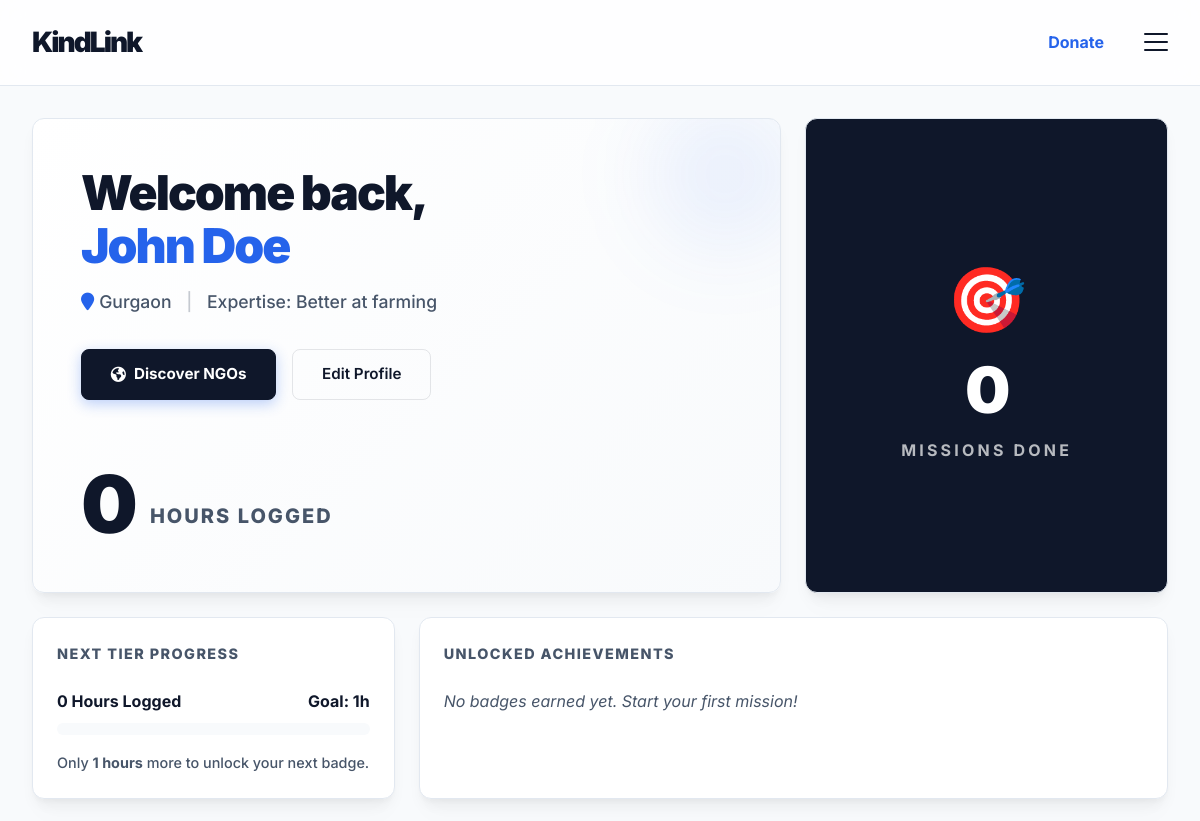
Page /volunteer (signed in, upper part) on the earlier database version.
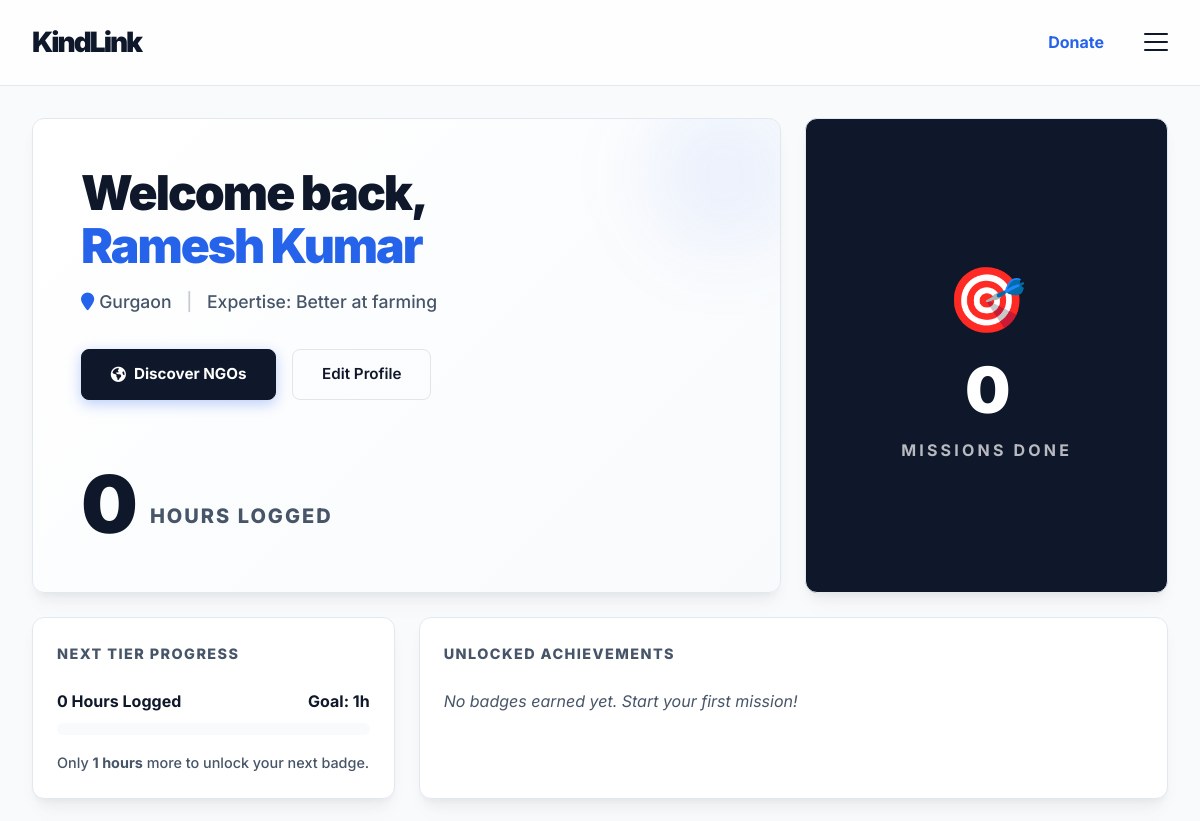
Same page on the later database version.
### app.py (models this page shows)
class User(db.Model):
    id = db.Column(db.Integer, primary_key=True)
    role = db.Column(db.String(20), nullable=False) # 'volunteer' or 'ngo'
    name = db.Column(db.String(100), nullable=False)
    email = db.Column(db.String(120), unique=True, nullable=False)
    password = db.Column(db.String(200), nullable=False)
    mobile = db.Column(db.String(20), default='')
    hours_logged = db.Column(db.Integer, default=0)
    badges = db.Column(db.String(200), default='') # comma separated
    location = db.Column(db.String(100), default='Local')
    skills = db.Column(db.String(255), default='') # comma separated
    interests = db.Column(db.String(255), default='')
    availability = db.Column(db.String(100), default='')
    is_available_now = db.Column(db.Boolean, default=False)
    mission = db.Column(db.Text, default='')

### app.py (the view)
@app.route('/volunteer')
def volunteer_dashboard():
    if 'user_id' not in session: return redirect(url_for('login'))
    user = User.query.get(session['user_id'])
    if user.role != 'volunteer': return redirect(url_for('index'))
    user_skills = [s.strip().lower() for s in user.skills.split(',')] if user.skills else []
    all_opps = Opportunity.query.all()
    matches = []
    for opp in all_opps:
        opp_skills = [s.strip().lower() for s in opp.skills_required.split(',')] if opp.skills_required else []
        overlap = set(user_skills).intersection(set(opp_skills))
        score = len(overlap)
        if opp.is_urgent:
            score += 2 # slight base boost for urgency
            if user.is_available_now:
                score += 5 # massive prioritized boost for available volunteers
        matches.append({'opportunity': opp, 'score': score})
    matches.sort(key=lambda x: x['score'], reverse=True)
    user_apps = Application.query.filter_by(volunteer_id=user.id).all()
    total_apps = len(user_apps)
    completed_apps = len([a for a in user_apps if getattr(a, 'is_completed', False)])
    pending_apps = len([a for a in user_apps if getattr(a, 'status', 'pending') == 'pending'])
    milestones = [1, 2, 5, 10, 50, 100]
    next_badge = next((m for m in milestones if m > user.hours_logged), 100)
    prev_badge = next((m for m in reversed(milestones) if m <= user.hours_logged), 0)
    if user.hours_logged >= 100:
        progress_pct = 100
    else:
        progress_pct = int(((user.hours_logged - prev_badge) / (next_badge - prev_badge)) * 100) if next_badge > prev_badge else 100
    return render_template('volunteer_dashboard.html', user=user, matches=matches[:5], total_apps=total_apps, completed_apps=completed_apps, pending_apps=pending_apps, next_badge=next_badge, progress_pct=progress_pct)

### templates/volunteer_dashboard.html (shortened to what the changed rows need)
{% extends 'base.html' %}
{% block content %}
<div class="dashboard container" style="padding-top: 2rem; padding-bottom: 4rem;">
    <div class="bento-grid">
        <div class="bento-item col-span-8" style="padding: 3rem; display: flex; flex-direction: column; justify-content: space-between; background: linear-gradient(135deg, white 0%, #f8fafc 100%); position: relative; overflow: hidden;">
            <div style="position: relative; z-index: 1;">
                <h1 class="responsive-h1" style="font-size: 3rem; font-weight: 900; letter-spacing: -2px; line-height: 1.1; margin-bottom: 1rem;">Welcome back,<br><span style="color: var(--brand-accent);">{{ user.name }}</span></h1>
                <p style="font-size: 1.1rem; color: var(--text-secondary); font-weight: 500;">
                    <i class="fa fa-map-marker" aria-hidden="true" style="margin-right: 5px; color: var(--brand-accent);"></i>{{ user.location }}
                    <span style="margin: 0 10px; opacity: 0.3;">|</span>
                    Expertise: {{ user.skills }}
                </p>
                <div class="flex-stack-mobile" style="margin-top: 2rem; position: relative; z-index: 1;">
                    <a href="{{ url_for('view_ngos') }}" class="btn btn-primary" style="padding: 0.8rem 1.8rem; font-weight: 700; display: flex; align-items: center; gap: 0.5rem; background: var(--text-primary); border-color: var(--text-primary); justify-content: center;">
                    </a>
                    <a href="{{ url_for('edit_profile') }}" class="btn btn-outline" style="padding: 0.8rem 1.8rem; font-weight: 600; color: var(--text-primary); border-color: rgba(15, 23, 42, 0.1); justify-content: center;">
                    </a>
                </div>
            </div>
            <div style="margin-top: 4rem; display: flex; align-items: flex-end; gap: 1rem;">
                <span style="font-size: 5rem; font-weight: 900; line-height: 1; letter-spacing: -4px;">{{ user.hours_logged }}</span>
                <span style="font-size: 1.25rem; font-weight: 800; text-transform: uppercase; letter-spacing: 0.1em; padding-bottom: 0.75rem; color: var(--text-secondary);">Hours Logged</span>
            </div>
        </div>
        <div class="bento-item col-span-4" style="display: flex; flex-direction: column; justify-content: space-between;">
            <div>
                <div style="display: flex; justify-content: space-between; font-weight: 700; margin-bottom: 0.5rem;">
                    <span>{{ user.hours_logged }} Hours Logged</span>
                    <span>Goal: {{ next_badge }}h</span>
                </div>
            </div>
            <p style="font-size: 0.9rem; color: var(--text-secondary); font-weight: 500; margin-top: 1rem;">
                {% if user.hours_logged >= 100 %} 👑 You've reached the final tier! {% else %} Only <strong>{{ next_badge - user.hours_logged }} hours</strong> more to unlock your next badge. {% endif %}
            </p>
        </div>
                {% set badge_hours = {"It's Just The beginning": 1, "Helping Hand": 2, "Rising Star": 5, "Community Pillar": 10, "50 Hours Master": 50, "100 Hours Legend": 100} %}
        {% set total_pts = user.impact_metrics | sum(attribute='metric_value') if user.impact_metrics else 0 %}
        {% set unclaimed_rewards = user.rewards | selectattr('status', 'equalto', 'unclaimed') | list %}
    </div>
</div>
{% endblock %}

Differences in the rows shown:
changed User "Gurgaon": name "John Doe" → "Ramesh Kumar"
